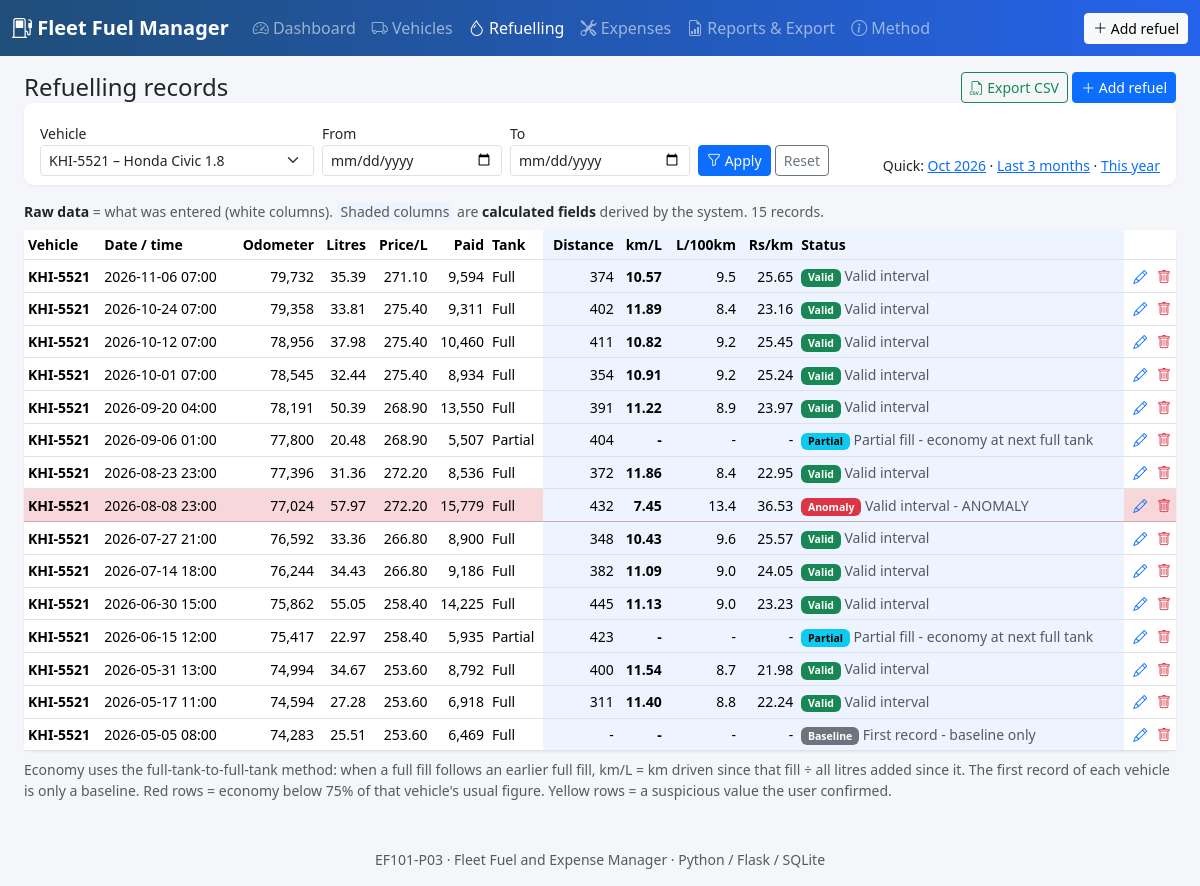
The page /refuels?vehicle_id=2 on the database its author committed.
### tables this page shows
CREATE TABLE vehicles (
    id                INTEGER PRIMARY KEY AUTOINCREMENT,
    reg_no            TEXT NOT NULL UNIQUE,
    make_model        TEXT NOT NULL,
    vehicle_type      TEXT NOT NULL,
    fuel_type         TEXT NOT NULL,
    tank_capacity     REAL,              -- litres, used for validation
    next_service_km   REAL,              -- maintenance reminder (bonus)
    next_service_date TEXT,              -- maintenance reminder (bonus)
    notes             TEXT,
    active            INTEGER NOT NULL DEFAULT 1,
    created_at        TEXT NOT NULL DEFAULT (datetime('now'))
);

CREATE TABLE refuels (
    id              INTEGER PRIMARY KEY AUTOINCREMENT,
    vehicle_id      INTEGER NOT NULL REFERENCES vehicles(id),
    filled_at       TEXT NOT NULL,       -- 'YYYY-MM-DD HH:MM'
    odometer        REAL NOT NULL,       -- km
    litres          REAL NOT NULL,
    price_per_litre REAL NOT NULL,
    calc_total      REAL NOT NULL,       -- litres x price (system calculated)
    receipt_total   REAL NOT NULL,       -- amount actually paid (user entered/verified)
    full_tank       INTEGER NOT NULL DEFAULT 1,
    driver          TEXT,
    station         TEXT,
    notes           TEXT,
    override_note   TEXT,                -- filled when a user confirms a suspicious record
    created_at      TEXT NOT NULL DEFAULT (datetime('now'))
);

### app.py (the view)
@app.route("/refuels")
def refuels():
    vid, start, end = get_filters()
    db = get_db()
    vmap = {v["id"]: v for v in all_vehicles()}
    timeline = calc.all_timelines(db.execute("SELECT * FROM refuels").fetchall())
    rows = [d for d in timeline
            if calc.in_range(d["filled_at"], start, end)
            and (not vid or d["vehicle_id"] == vid)]
    rows.sort(key=lambda d: (d["filled_at"], d["id"]), reverse=True)
    return render_template("refuels.html", rows=rows, vmap=vmap, vehicles=list(vmap.values()),
                           f=dict(vehicle_id=vid, start=start, end=end))

### app.py (called while the page is built)
@app.template_filter("num")
def num(v, digits=0):
    return "-" if v is None else f"{v:,.{digits}f}"

@app.context_processor
def inject_globals():
    return dict(CURRENCY=CURRENCY, today=date.today().isoformat())

def all_vehicles(active_only=False):
    sql = "SELECT * FROM vehicles"
    if active_only:
        sql += " WHERE active = 1"
    return get_db().execute(sql + " ORDER BY reg_no").fetchall()

def get_filters():
    vid = request.args.get("vehicle_id", type=int)
    start = request.args.get("start") or None
    end = request.args.get("end") or None
    return vid, start, end

### calculations.py (called while the page is built)
def all_timelines(refuel_rows):
    by_vehicle = defaultdict(list)
    for r in refuel_rows:
        by_vehicle[r["vehicle_id"]].append(r)
    result = []
    for rows in by_vehicle.values():
        result.extend(vehicle_timeline(rows))
    return result

def in_range(date_str, start, end):
    day = date_str[:10]
    return (not start or day >= start) and (not end or day <= end)

### db.py (called while the page is built)
def connect(path=DB_PATH):
    os.makedirs(os.path.dirname(path), exist_ok=True)
    conn = sqlite3.connect(path)
    conn.row_factory = sqlite3.Row
    conn.execute("PRAGMA foreign_keys = ON")
    return conn

def get_db():
    if "db" not in g:
        g.db = connect()
    return g.db

### templates/refuels.html (shortened to what this page needs)
{% extends 'base.html' %}
{% block content %}
<div class="d-flex justify-content-between align-items-center mb-2">
  <h1 class="h4 mb-0">Refuelling records</h1>
  <div>
    <a class="btn btn-sm btn-outline-success" href="{{ url_for('export_refuels_csv', **request.args) }}"><i class="bi bi-filetype-csv"></i> Export CSV</a>
    <a class="btn btn-sm btn-primary" href="{{ url_for('refuel_form', vehicle_id=f.vehicle_id) }}"><i class="bi bi-plus-lg"></i> Add refuel</a>
  </div>
</div>
{% set endpoint = 'refuels' %}{% include '_filters.html' %}
<div class="small mb-2 text-muted">
  <span class="text-dark fw-semibold">Raw data</span> = what was entered (white columns).
  <span class="calc-col px-1">Shaded columns</span> are <span class="text-dark fw-semibold">calculated fields</span> derived by the system.
  {{ rows|length }} records.
</div>
<div class="card"><div class="table-responsive">
<table class="table table-sm table-hover align-middle mb-0 small">
  <thead><tr>
    <th>Vehicle</th><th>Date / time</th><th class="text-end">Odometer</th><th class="text-end">Litres</th><th class="text-end">Price/L</th>
    <th class="text-end">Paid</th><th>Tank</th>
    <th class="text-end calc-col">Distance</th><th class="text-end calc-col">km/L</th><th class="text-end calc-col">L/100km</th>
    <th class="text-end calc-col">{{ CURRENCY }}/km</th><th class="calc-col">Status</th><th></th></tr></thead>
  <tbody>
  {% for r in rows %}
    {% set v = vmap[r.vehicle_id] %}
    <tr class="{{ 'table-danger' if r.anomaly else ('table-warning' if r.override_note else '') }}">
      <td class="fw-semibold">{{ v.reg_no }}</td>
      <td class="text-nowrap">{{ r.filled_at }}</td>
      <td class="text-end">{{ r.odometer|num }}</td>
      <td class="text-end">{{ r.litres|num(2) }}</td>
      <td class="text-end">{{ r.price_per_litre|num(2) }}</td>
      <td class="text-end">{{ r.receipt_total|num }}
        {% if (r.receipt_total - r.calc_total)|abs > 5 %}<i class="bi bi-exclamation-circle text-warning" title="Calculated: {{ r.calc_total|num(2) }}"></i>{% endif %}</td>
      <td>{{ 'Full' if r.full_tank else 'Partial' }}</td>
      <td class="text-end calc-col">{{ r.distance|num }}</td>
      <td class="text-end calc-col fw-semibold">{{ r.economy|num(2) }}</td>
      <td class="text-end calc-col">{{ r.l_per_100|num(1) }}</td>
      <td class="text-end calc-col">{{ r.cost_per_km|num(2) }}</td>
      <td class="calc-col">
        {% if r.anomaly %}<span class="badge text-bg-danger" title="{{ r.anomaly_reason }}">Anomaly</span>
        {% elif r.valid %}<span class="badge text-bg-success">Valid</span>
        {% elif 'Odometer' in r.status %}<span class="badge text-bg-danger">Excluded</span>
        {% elif 'Partial' in r.status %}<span class="badge text-bg-info">Partial</span>
        {% else %}<span class="badge text-bg-secondary">Baseline</span>{% endif %}
        <span class="text-muted d-none d-xl-inline">{{ r.status }}</span>
      </td>
      <td class="text-nowrap text-end">
        <a class="btn btn-sm btn-link p-0 me-1" href="{{ url_for('refuel_form', rid=r.id) }}" title="Edit / correct"><i class="bi bi-pencil"></i></a>
        <form method="post" action="{{ url_for('refuel_delete', rid=r.id) }}" class="d-inline" onsubmit="return confirm('Delete this record?')">
          <button class="btn btn-sm btn-link p-0 text-danger" title="Delete"><i class="bi bi-trash"></i></button></form>
      </td>
    </tr>
  {% else %}
    <tr><td colspan="13" class="text-center text-muted py-4">No records for this filter.</td></tr>
  {% endfor %}
  </tbody>
</table>
</div></div>
<p class="small text-muted mt-2">Economy uses the full-tank-to-full-tank method: when a full fill follows an earlier full fill, km/L = km driven since that fill ÷ all litres added since it. The first record of each vehicle is only a baseline. Red rows = economy below 75% of that vehicle's usual figure. Yellow rows = a suspicious value the user confirmed.</p>
{% endblock %}

### static/style.css (style rules this page uses)
body { background: #f4f6f9; }
.card { border: 0; box-shadow: 0 1px 3px rgba(15, 23, 42, .08); border-radius: .6rem; }
.calc-col { background: #eef4ff !important; }
table th { white-space: nowrap; }

### rows shown on the page
refuels: filled_at "2026-11-06 07:00", odometer|num "79,732", litres|num "35.39", price_per_litre|num "271.10", receipt_total|num "9,594", full_tank "Full", distance|num "374", economy|num "10.57", l_per_100|num "9.5", cost_per_km|num "25.65", shows "Valid", status "Valid interval"
vehicles: reg_no "KHI-5521"
refuels: filled_at "2026-10-24 07:00", odometer|num "79,358", litres|num "33.81", price_per_litre|num "275.40", receipt_total|num "9,311", full_tank "Full", distance|num "402", economy|num "11.89", l_per_100|num "8.4", cost_per_km|num "23.16", shows "Valid", status "Valid interval"
refuels: filled_at "2026-10-12 07:00", odometer|num "78,956", litres|num "37.98", price_per_litre|num "275.40", receipt_total|num "10,460", full_tank "Full", distance|num "411", economy|num "10.82", l_per_100|num "9.2", cost_per_km|num "25.45", shows "Valid", status "Valid interval"
refuels: filled_at "2026-10-01 07:00", odometer|num "78,545", litres|num "32.44", price_per_litre|num "275.40", receipt_total|num "8,934", full_tank "Full", distance|num "354", economy|num "10.91", l_per_100|num "9.2", cost_per_km|num "25.24", shows "Valid", status "Valid interval"
refuels: filled_at "2026-09-20 04:00", odometer|num "78,191", litres|num "50.39", price_per_litre|num "268.90", receipt_total|num "13,550", full_tank "Full", distance|num "391", economy|num "11.22", l_per_100|num "8.9", cost_per_km|num "23.97", shows "Valid", status "Valid interval"
refuels: filled_at "2026-09-06 01:00", odometer|num "77,800", litres|num "20.48", price_per_litre|num "268.90", receipt_total|num "5,507", full_tank "Partial", distance|num "404", economy|num "-", l_per_100|num "-", cost_per_km|num "-", status "Partial fill - economy at next full tank"
refuels: filled_at "2026-08-23 23:00", odometer|num "77,396", litres|num "31.36", price_per_litre|num "272.20", receipt_total|num "8,536", full_tank "Full", distance|num "372", economy|num "11.86", l_per_100|num "8.4", cost_per_km|num "22.95", shows "Valid", status "Valid interval"
refuels: filled_at "2026-08-08 23:00", odometer|num "77,024", litres|num "57.97", price_per_litre|num "272.20", receipt_total|num "15,779", full_tank "Full", distance|num "432", economy|num "7.45", l_per_100|num "13.4", cost_per_km|num "36.53", status "Valid interval - ANOMALY"
refuels: filled_at "2026-07-27 21:00", odometer|num "76,592", litres|num "33.36", price_per_litre|num "266.80", receipt_total|num "8,900", full_tank "Full", distance|num "348", economy|num "10.43", l_per_100|num "9.6", cost_per_km|num "25.57", shows "Valid", status "Valid interval"
refuels: filled_at "2026-07-14 18:00", odometer|num "76,244", litres|num "34.43", price_per_litre|num "266.80", receipt_total|num "9,186", full_tank "Full", distance|num "382", economy|num "11.09", l_per_100|num "9.0", cost_per_km|num "24.05", shows "Valid", status "Valid interval"
refuels: filled_at "2026-06-30 15:00", odometer|num "75,862", litres|num "55.05", price_per_litre|num "258.40", receipt_total|num "14,225", full_tank "Full", distance|num "445", economy|num "11.13", l_per_100|num "9.0", cost_per_km|num "23.23", shows "Valid", status "Valid interval"
refuels: filled_at "2026-06-15 12:00", odometer|num "75,417", litres|num "22.97", price_per_litre|num "258.40", receipt_total|num "5,935", full_tank "Partial", distance|num "423", economy|num "-", l_per_100|num "-", cost_per_km|num "-", status "Partial fill - economy at next full tank"
refuels: filled_at "2026-05-31 13:00", odometer|num "74,994", litres|num "34.67", price_per_litre|num "253.60", receipt_total|num "8,792", full_tank "Full", distance|num "400", economy|num "11.54", l_per_100|num "8.7", cost_per_km|num "21.98", shows "Valid", status "Valid interval"
refuels: filled_at "2026-05-17 11:00", odometer|num "74,594", litres|num "27.28", price_per_litre|num "253.60", receipt_total|num "6,918", full_tank "Full", distance|num "311", economy|num "11.40", l_per_100|num "8.8", cost_per_km|num "22.24", shows "Valid", status "Valid interval"
refuels: filled_at "2026-05-05 08:00", odometer|num "74,283", litres|num "25.51", price_per_litre|num "253.60", receipt_total|num "6,469", full_tank "Full", distance|num "-", economy|num "-", l_per_100|num "-", cost_per_km|num "-", shows "Baseline", status "First record - baseline only"

### other values the page prints
{{ rows|length }} "15"
{{ CURRENCY }} "Rs"
form field vehicle_id "KHI-5521 – Honda Civic 1.8"
